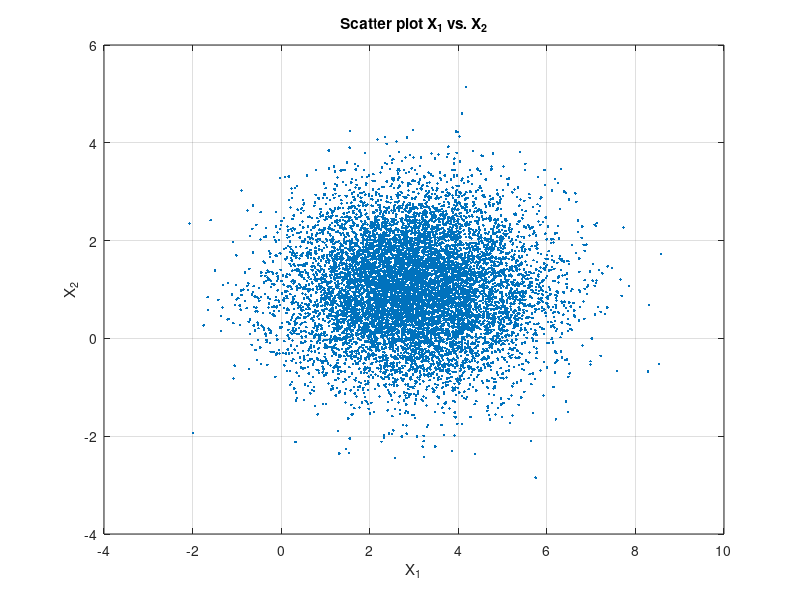
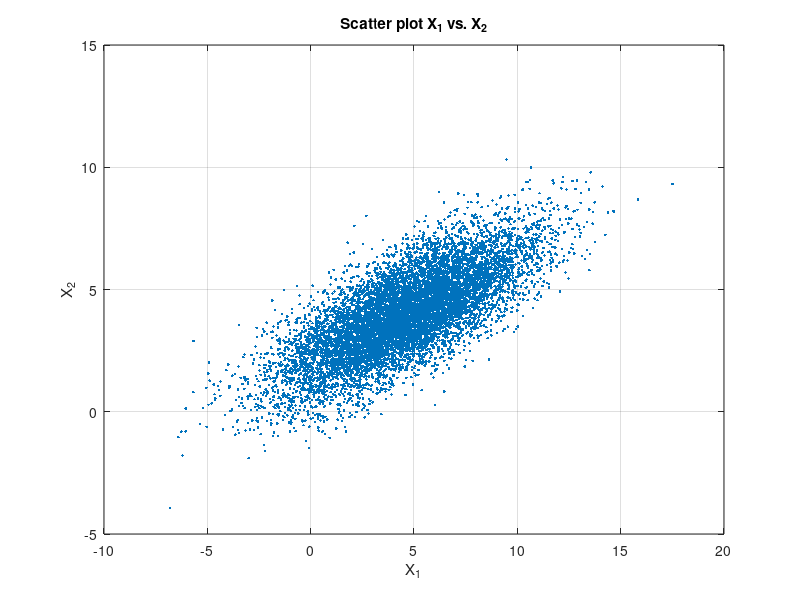

These charts were generated, in order, by the following MATLAB code:

clear; clc; 

% EXC 4
% N(3,2) gaussian:
N = 10000; 
X1 = randn(1,N);
X1 = 3 + sqrt(2)*X1; 

% N(1,1) gaussian:
X2 = randn(1,N);
X2 = 1 + X2;

Y1 = 0.5*X1 + 3*X2;
Y2 = X1 + X2; 

%% a) Expression for the joint pdf fX1X2 (x1, x2)?


%% b) mean, cov

mean_1 = mean(X1);
mean_2 = mean(X2);

C = cov(X1, X2);
C2 = corrcoef(X1, X2);
disp(['Mean X1 = ',num2str(mean_1) ])
disp(['Mean X2 = ',num2str(mean_2) ])
disp(['Cov(X1, X2) = ',num2str(C(1,2)) ])
disp(['p(X1, X2) = ',num2str(C2(1,2)) ])

%% c) scatter plot

figure; 

plot(X1, X2, '.');
grid on;
xlabel('X_1');
ylabel('X_2');
title('Scatter plot X_1 vs. X_2');

%% d) repeat a), b) and c) for Y1 and Y2


% b)
mean_1 = mean(Y1);
mean_2 = mean(Y2);

C1 = cov(Y1, Y2);
C22 = corrcoef(Y1, Y2);

disp('_')
disp('Part d)')

disp(['Mean X1 = ',num2str(mean_1) ])
disp(['Mean X2 = ',num2str(mean_2) ])
disp(['Cov(X1, X2) = ',num2str(C1(1,2)) ])
disp(['p(X1, X2) = ',num2str(C22(1,2)) ])

% c) 
figure; 

plot(Y1, Y2, '.');
grid on;
xlabel('X_1');
ylabel('X_2');
title('Scatter plot X_1 vs. X_2');
var(X1)
var(X2)
var(Y1)
var(Y2)
